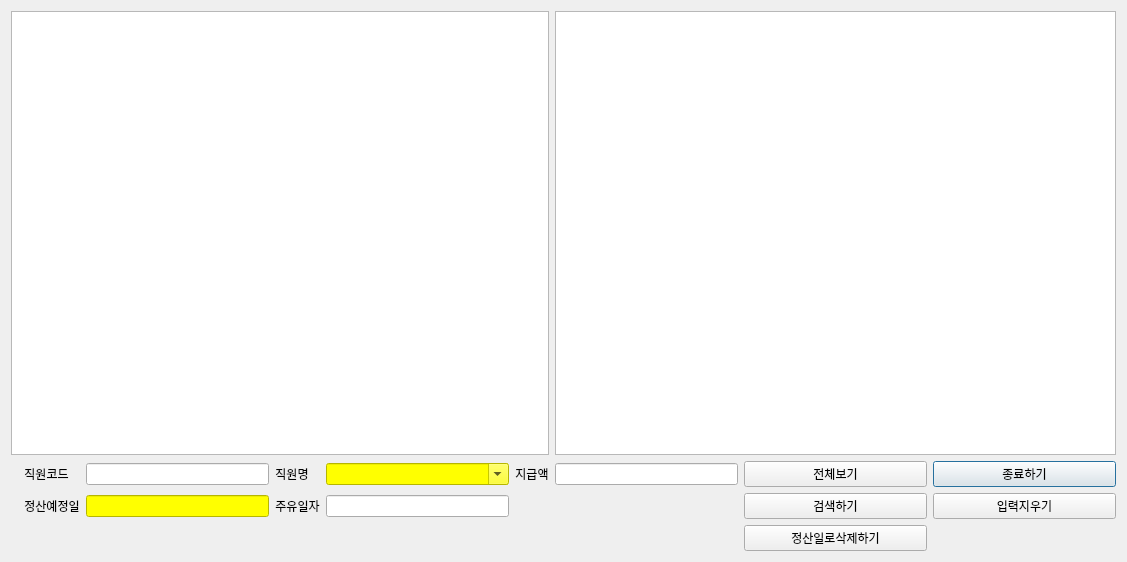
<?xml version="1.0" encoding="UTF-8"?>
<ui version="4.0">
 <class>OilUsageEmpViewDialog</class>
 <widget class="QDialog" name="OilUsageEmpViewDialog">
  <property name="geometry">
   <rect>
    <x>0</x>
    <y>0</y>
    <width>1127</width>
    <height>562</height>
   </rect>
  </property>
  <property name="sizePolicy">
   <sizepolicy hsizetype="Expanding" vsizetype="Expanding">
    <horstretch>0</horstretch>
    <verstretch>0</verstretch>
   </sizepolicy>
  </property>
  <property name="windowTitle">
   <string>월별 차량별 주유대 현황</string>
  </property>
  <layout class="QGridLayout" name="gridLayout_2">
   <item row="0" column="0">
    <layout class="QGridLayout" name="gridLayout">
     <item row="1" column="8">
      <widget class="QPushButton" name="pb_oilusageempview_close">
       <property name="sizePolicy">
        <sizepolicy hsizetype="Expanding" vsizetype="Fixed">
         <horstretch>0</horstretch>
         <verstretch>0</verstretch>
        </sizepolicy>
       </property>
       <property name="text">
        <string>종료하기</string>
       </property>
      </widget>
     </item>
     <item row="1" column="7">
      <widget class="QPushButton" name="pb_oilusageempview_show">
       <property name="sizePolicy">
        <sizepolicy hsizetype="Expanding" vsizetype="Fixed">
         <horstretch>0</horstretch>
         <verstretch>0</verstretch>
        </sizepolicy>
       </property>
       <property name="text">
        <string>전체보기</string>
       </property>
      </widget>
     </item>
     <item row="2" column="7">
      <widget class="QPushButton" name="pb_oilusageempview_search">
       <property name="sizePolicy">
        <sizepolicy hsizetype="Expanding" vsizetype="Fixed">
         <horstretch>0</horstretch>
         <verstretch>0</verstretch>
        </sizepolicy>
       </property>
       <property name="text">
        <string>검색하기</string>
       </property>
      </widget>
     </item>
     <item row="3" column="0">
      <widget class="QLabel" name="label_8">
       <property name="sizePolicy">
        <sizepolicy hsizetype="Fixed" vsizetype="MinimumExpanding">
         <horstretch>0</horstretch>
         <verstretch>0</verstretch>
        </sizepolicy>
       </property>
       <property name="text">
        <string/>
       </property>
       <property name="alignment">
        <set>Qt::AlignCenter</set>
       </property>
      </widget>
     </item>
     <item row="2" column="8">
      <widget class="QPushButton" name="pb_oilusageempview_clear">
       <property name="sizePolicy">
        <sizepolicy hsizetype="Expanding" vsizetype="Fixed">
         <horstretch>0</horstretch>
         <verstretch>0</verstretch>
        </sizepolicy>
       </property>
       <property name="text">
        <string>입력지우기</string>
       </property>
      </widget>
     </item>
     <item row="0" column="0" colspan="6">
      <widget class="QTableView" name="tv_oilusageempviewdetail"/>
     </item>
     <item row="0" column="6" colspan="3">
      <widget class="QTableView" name="tv_oilusageempview">
       <property name="sizePolicy">
        <sizepolicy hsizetype="Expanding" vsizetype="Expanding">
         <horstretch>0</horstretch>
         <verstretch>1</verstretch>
        </sizepolicy>
       </property>
      </widget>
     </item>
     <item row="2" column="1">
      <widget class="QLabel" name="label_13">
       <property name="sizePolicy">
        <sizepolicy hsizetype="Fixed" vsizetype="Fixed">
         <horstretch>0</horstretch>
         <verstretch>0</verstretch>
        </sizepolicy>
       </property>
       <property name="text">
        <string>정산예정일</string>
       </property>
       <property name="alignment">
        <set>Qt::AlignCenter</set>
       </property>
      </widget>
     </item>
     <item row="2" column="2">
      <widget class="QLineEdit" name="entry_oilusageempview_paydt">
       <property name="sizePolicy">
        <sizepolicy hsizetype="MinimumExpanding" vsizetype="Fixed">
         <horstretch>0</horstretch>
         <verstretch>0</verstretch>
        </sizepolicy>
       </property>
       <property name="styleSheet">
        <string notr="true">background-color: rgb(255, 255, 0);</string>
       </property>
      </widget>
     </item>
     <item row="1" column="1">
      <widget class="QLabel" name="label_5">
       <property name="sizePolicy">
        <sizepolicy hsizetype="Fixed" vsizetype="Fixed">
         <horstretch>0</horstretch>
         <verstretch>0</verstretch>
        </sizepolicy>
       </property>
       <property name="text">
        <string>직원코드</string>
       </property>
       <property name="alignment">
        <set>Qt::AlignCenter</set>
       </property>
      </widget>
     </item>
     <item row="1" column="2">
      <widget class="QLineEdit" name="entry_oilusageempview_ecode">
       <property name="sizePolicy">
        <sizepolicy hsizetype="MinimumExpanding" vsizetype="Fixed">
         <horstretch>0</horstretch>
         <verstretch>0</verstretch>
        </sizepolicy>
       </property>
      </widget>
     </item>
     <item row="1" column="3">
      <widget class="QLabel" name="label_9">
       <property name="sizePolicy">
        <sizepolicy hsizetype="Fixed" vsizetype="Fixed">
         <horstretch>0</horstretch>
         <verstretch>0</verstretch>
        </sizepolicy>
       </property>
       <property name="text">
        <string>직원명</string>
       </property>
       <property name="alignment">
        <set>Qt::AlignCenter</set>
       </property>
      </widget>
     </item>
     <item row="1" column="4">
      <widget class="QComboBox" name="cb_oilusageempview_ename">
       <property name="sizePolicy">
        <sizepolicy hsizetype="Expanding" vsizetype="Fixed">
         <horstretch>0</horstretch>
         <verstretch>0</verstretch>
        </sizepolicy>
       </property>
       <property name="styleSheet">
        <string notr="true">background-color: rgb(255, 255, 0);</string>
       </property>
       <property name="editable">
        <bool>true</bool>
       </property>
      </widget>
     </item>
     <item row="1" column="5">
      <widget class="QLabel" name="label_4">
       <property name="sizePolicy">
        <sizepolicy hsizetype="Fixed" vsizetype="Fixed">
         <horstretch>0</horstretch>
         <verstretch>0</verstretch>
        </sizepolicy>
       </property>
       <property name="text">
        <string>지급액</string>
       </property>
       <property name="alignment">
        <set>Qt::AlignCenter</set>
       </property>
      </widget>
     </item>
     <item row="1" column="6">
      <widget class="QLineEdit" name="entry_oilusageempview_payval">
       <property name="sizePolicy">
        <sizepolicy hsizetype="Expanding" vsizetype="Fixed">
         <horstretch>0</horstretch>
         <verstretch>0</verstretch>
        </sizepolicy>
       </property>
       <property name="styleSheet">
        <string notr="true"/>
       </property>
      </widget>
     </item>
     <item row="2" column="3">
      <widget class="QLabel" name="label_14">
       <property name="sizePolicy">
        <sizepolicy hsizetype="Fixed" vsizetype="Fixed">
         <horstretch>0</horstretch>
         <verstretch>0</verstretch>
        </sizepolicy>
       </property>
       <property name="text">
        <string>주유일자</string>
       </property>
       <property name="alignment">
        <set>Qt::AlignCenter</set>
       </property>
      </widget>
     </item>
     <item row="2" column="4">
      <widget class="QLineEdit" name="entry_oilusageempview_getdt">
       <property name="sizePolicy">
        <sizepolicy hsizetype="Expanding" vsizetype="Fixed">
         <horstretch>0</horstretch>
         <verstretch>0</verstretch>
        </sizepolicy>
       </property>
       <property name="styleSheet">
        <string notr="true"/>
       </property>
      </widget>
     </item>
     <item row="3" column="7">
      <widget class="QPushButton" name="pb_oilusageempview_delete">
       <property name="sizePolicy">
        <sizepolicy hsizetype="Expanding" vsizetype="Fixed">
         <horstretch>0</horstretch>
         <verstretch>0</verstretch>
        </sizepolicy>
       </property>
       <property name="text">
        <string>정산일로삭제하기</string>
       </property>
      </widget>
     </item>
    </layout>
   </item>
  </layout>
 </widget>
 <resources/>
 <connections/>
</ui>
